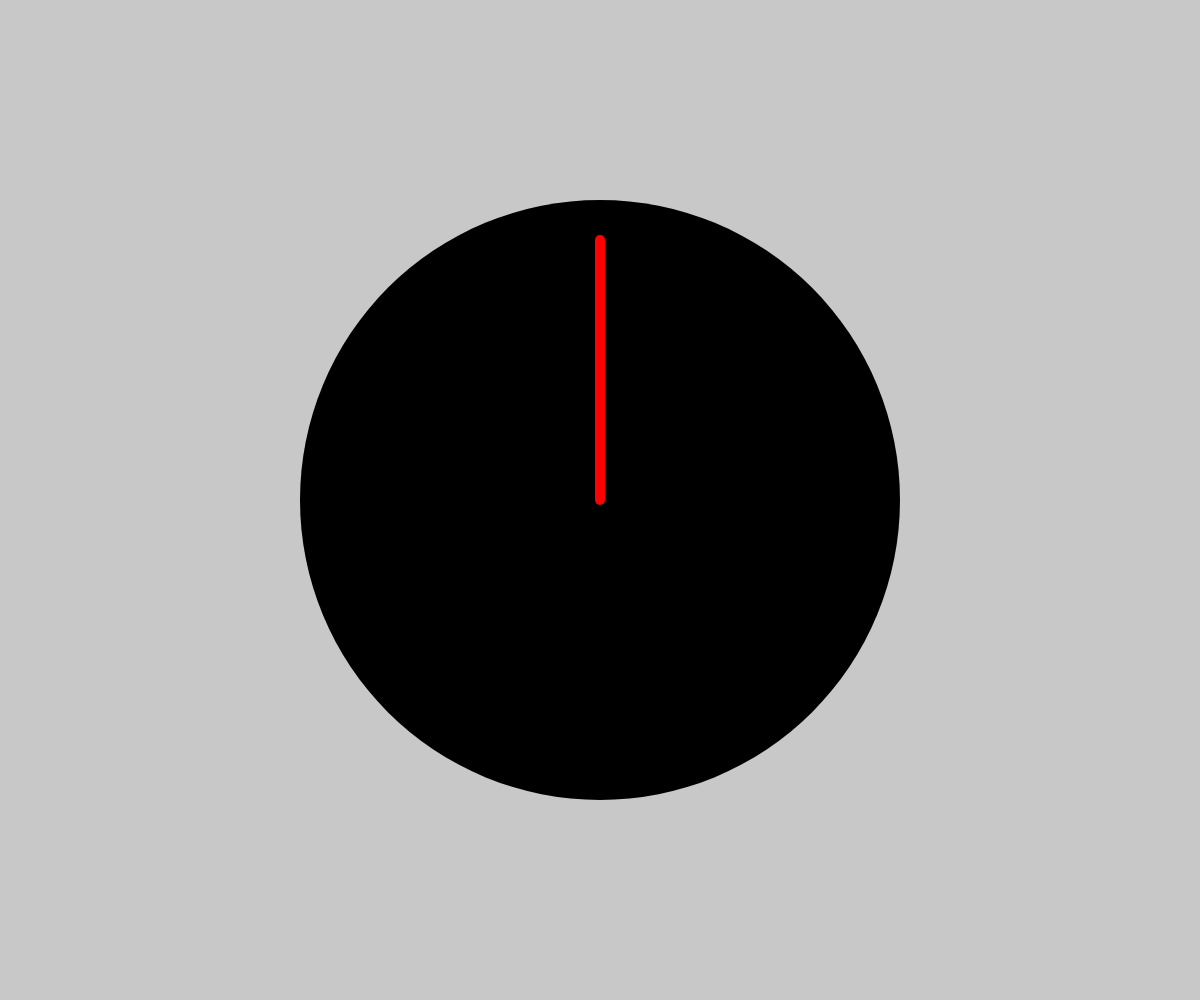
Frame 1 (no input)
Frame 60 (no input): identical to frame 1, image omitted
Frame 120 (the mouse pressed at the canvas centre since frame 60): identical to frame 1, image omitted

The p5.js sketch that drew this single still picture (run headless with seeded random() and noise() and a simulated clock; from frame 60 on, the mouse is pressed at the canvas centre):

// p5.js sketch
// ── sketch.js
var w = window.innerWidth;
var h = window.innerHeight;

let clock; // Declare object

function setup() {

  canvas=createCanvas(w,h);

  angleMode(DEGREES);
  // Create object
  clock = new clockCount();
}

function draw() {
  
  clock.display(w/2,h/2);

}
// -------------------------------------------- //

function mouseClicked(event) {
  clock.tick();
}

// -------------------------------------------- //
// Clock class
class clockCount {
  constructor() {
    this.s = 0;
    this.diameter = w/2;
  }

  tick() { this.s += 1; }

  display(x,y) {

    if ( this.s == 60 ) {
         background(0,255,0);
    } else {
         background(200);
    }
    if ( this.s > 60 ) { this.s = 1; }
    
    let s = map(this.s, 0, 60, 0, 360);

    fill(0);
    noStroke();
    ellipse(x,y,this.diameter,this.diameter);

    // seconds
    push();
    translate(x,y);
    rotate(s);
    stroke(255, 0, 0);
    strokeWeight(10);
    line(0,0,0,this.diameter/-2+40);
    pop();

  }
}

// -------------------------------------------- //

function windowResized() {
  // assigns new values for width and height variables
  w = window.innerWidth;
  h = window.innerHeight;  
  resizeCanvas(w,h);
}
// ── style.css
html, body {
  height: 100%;
}

body {
  margin: 0;
  display: flex;
  justify-content: center;
  align-items: center;
  overflow: hidden;
}
